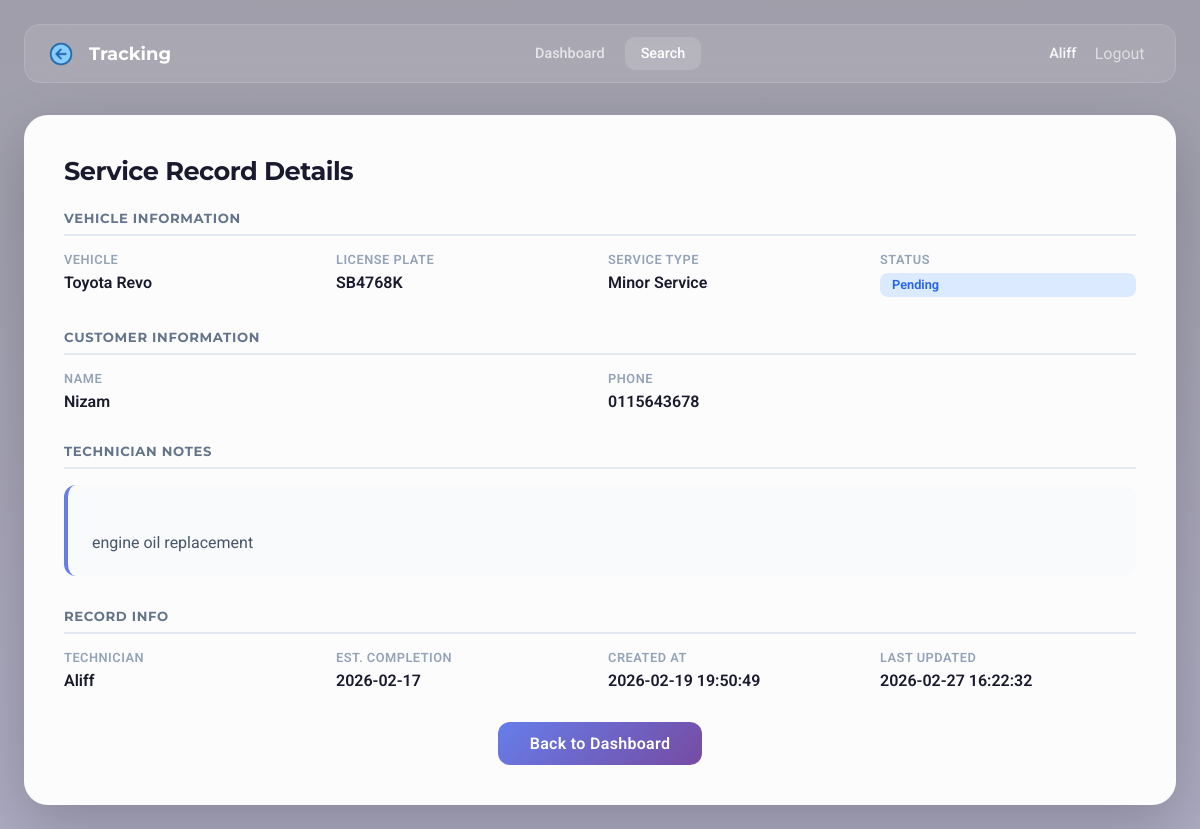
Screenshot of /record/11 (signed in) with the database file from the repository.
### tables this page shows
CREATE TABLE technicians (
            id INTEGER PRIMARY KEY AUTOINCREMENT,
            username TEXT NOT NULL UNIQUE,
            password TEXT NOT NULL
        );

CREATE TABLE service_records (
            id INTEGER PRIMARY KEY AUTOINCREMENT,
            vehicle_name TEXT NOT NULL,
            license_plate TEXT NOT NULL,
            service_type TEXT NOT NULL,
            status TEXT DEFAULT 'in_progress',
            customer_name TEXT,
            customer_phone TEXT,
            notes TEXT,
            estimated_completion TEXT,
            technician_id INTEGER,
            created_at TIMESTAMP DEFAULT CURRENT_TIMESTAMP,
            updated_at TIMESTAMP DEFAULT CURRENT_TIMESTAMP
        , image_filename TEXT);

### app.py (the view)
@app.route('/record/<int:record_id>')
def view_record(record_id):
    if 'user_id' not in session:
        return redirect(url_for('login'))
    db = get_db()
    record = db.execute('''SELECT service_records.*, technicians.username as technician_name
                          FROM service_records
                          LEFT JOIN technicians ON service_records.technician_id = technicians.id
                          WHERE service_records.id = ?''', (record_id,)).fetchone()
    db.close()
    if record is None:
        flash('Record not found.', 'error')
        return redirect(url_for('dashboard'))
    return render_template('search.html', record=record)

### app.py (called while the page is built)
def get_db():
    db = sqlite3.connect('vehicle_tracking.db')
    db.row_factory = sqlite3.Row  # this lets us access columns by name (like row['username'])
    return db

### templates/search.html (shortened to what this page needs)
<!DOCTYPE html>
<html lang="en">
<head>
    <link rel="stylesheet" href="{{ url_for('static', filename='style.css') }}">
</head>
<body>
    <div class="container">
        {% if session.get('user_id') %}
        <nav class="navbar fade-in">
            <div style="display: flex; align-items: center; gap: 0.5rem;">
                <a href="{{ url_for('dashboard') }}" class="back-arrow" title="Back to Dashboard"><img src="{{ url_for('static', filename='back_button.png') }}" alt="Back" style="width: 24px; height: 24px; object-fit: contain;"></a>
                <div class="nav-brand"> <span>Tracking</span></div>
            </div>
            <div class="nav-links">
                <a href="{{ url_for('dashboard') }}" class="nav-link">Dashboard</a>
                <a href="{{ url_for('search') }}" class="nav-link active">Search</a>
            </div>
            <div class="nav-user">
                <span class="user-name">{{ session['username'] }}</span>
                <a href="{{ url_for('logout') }}" class="btn-logout">Logout</a>
            </div>
        </nav>
        {% endif %}
        {% if record %}
        <div class="card fade-in" style="margin-top: 2rem;">
            <h2 class="card-header">Service Record Details</h2>
            <div class="detail-section">
                <div class="detail-header">Vehicle Information</div>
                <div class="detail-grid">
                    <div class="detail-item">
                        <span class="detail-label">Vehicle</span>
                        <span class="detail-value">{{ record['vehicle_name'] }}</span>
                    </div>
                    <div class="detail-item">
                        <span class="detail-label">License Plate</span>
                        <span class="detail-value">{{ record['license_plate'] }}</span>
                    </div>
                    <div class="detail-item">
                        <span class="detail-label">Service Type</span>
                        <span class="detail-value">{{ record['service_type'] }}</span>
                    </div>
                    <div class="detail-item">
                        <span class="detail-label">Status</span>
                        {% if record['status'] == 'in_progress' %}
                            <span class="status-badge status-in_progress">In Progress</span>
                        {% elif record['status'] == 'completed' %}
                            <span class="status-badge status-completed">Completed</span>
                        {% else %}
                            <span class="status-badge status-pending">Pending</span>
                        {% endif %}
                    </div>
                </div>
            </div>
            {% if record['customer_name'] %}
            <div class="detail-section">
                <div class="detail-header">Customer Information</div>
                <div class="detail-grid">
                    <div class="detail-item">
                        <span class="detail-label">Name</span>
                        <span class="detail-value">{{ record['customer_name'] }}</span>
                    </div>
                    {% if record['customer_phone'] %}
                    <div class="detail-item">
                        <span class="detail-label">Phone</span>
                        <span class="detail-value">{{ record['customer_phone'] }}</span>
                    </div>
                    {% endif %}
                </div>
            </div>
            {% endif %}
            {% if record['notes'] %}
            <div class="detail-section">
                <div class="detail-header">Technician Notes</div>
                <div class="notes-box" style="white-space: pre-line;">
                    {{ record['notes'] }}
                </div>
            </div>
            {% endif %}
            <div class="detail-section">
                <div class="detail-header">Record Info</div>
                <div class="detail-grid">
                    {% if record['technician_name'] is defined and record['technician_name'] %}
                    <div class="detail-item">
                        <span class="detail-label">Technician</span>
                        <span class="detail-value">{{ record['technician_name'] }}</span>
                    </div>
                    {% endif %}
                    {% if record['estimated_completion'] %}
                    <div class="detail-item">
                        <span class="detail-label">Est. Completion</span>
                        <span class="detail-value">{{ record['estimated_completion'] }}</span>
                    </div>
                    {% endif %}
                    <div class="detail-item">
                        <span class="detail-label">Created at</span>
                        <span class="detail-value">{{ record['created_at'] }}</span>
                    </div>
                    <div class="detail-item">
                        <span class="detail-label">Last Updated</span>
                        <span class="detail-value">{{ record['updated_at'] }}</span>
                    </div>
                </div>
            </div>
            <div style="margin-top: 2rem; text-align: center;">
                {% if session.get('user_id') %}
                    <a href="{{ url_for('dashboard') }}" class="btn btn-primary" style="display: inline-block; width: auto; padding: 0.75rem 2rem; text-decoration: none;">Back to Dashboard</a>
                {% else %}
                    <a href="{{ url_for('login') }}" class="btn btn-primary" style="display: inline-block; width: auto; padding: 0.75rem 2rem; text-decoration: none;">Back to Login</a>
                {% endif %}
            </div>
        </div>
        {% endif %}
    </div>
</body>
</html>

### static/style.css (style rules this page uses)
* { margin: 0; padding: 0; box-sizing: border-box; }
body { font-family: 'Roboto', -apple-system, BlinkMacSystemFont, 'Segoe UI', system-ui, sans-serif; background: linear-gradient(135deg, #0f0c29 0%, #302b63 50%, #24243e 100%); min-height: 100vh; padding: 1.5rem; color: #1a1a2e; }
.back-arrow { display: inline-flex; align-items: center; justify-content: center; text-decoration: none; transition: all 0.2s ease; margin-right: 0.5rem; flex-shrink: 0; }
.fade-in { animation: fadeIn 0.5s ease-out; }
.container { max-width: 1400px; margin: 0 auto; position: relative; z-index: 1; }
.card { background: rgba(255, 255, 255, 0.97); backdrop-filter: blur(24px); border-radius: 24px; padding: 2.5rem; box-shadow: 0 20px 60px rgba(0, 0, 0, 0.2), 0 0 0 1px rgba(255, 255, 255, 0.05) inset; transition: transform 0.3s ease, box-shadow 0.3s ease; }
.card-header { font-family: 'Montserrat', 'Roboto', sans-serif; font-size: 1.6rem; font-weight: 700; color: #1a1a2e; margin-bottom: 1.5rem; letter-spacing: -0.02em; display: flex; align-items: center; gap: 0.75rem; }
.navbar { display: flex; align-items: center; justify-content: space-between; background: rgba(255, 255, 255, 0.1); backdrop-filter: blur(20px); border-radius: 16px; padding: 0.75rem 1.5rem; border: 1px solid rgba(255, 255, 255, 0.12); }
.nav-brand { font-family: 'Montserrat', 'Roboto', sans-serif; display: flex; align-items: center; gap: 0.5rem; font-weight: 700; font-size: 1.125rem; color: white; }
.nav-links { display: flex; gap: 0.25rem; }
.nav-link { color: rgba(255, 255, 255, 0.7); text-decoration: none; padding: 0.5rem 1rem; border-radius: 10px; font-weight: 500; font-size: 0.9rem; transition: all 0.2s ease; }
.nav-link.active { color: white; background: rgba(255, 255, 255, 0.15); }
.nav-user { display: flex; align-items: center; gap: 0.75rem; }
.user-name { color: rgba(255, 255, 255, 0.9); font-weight: 500; font-size: 0.9rem; }
.btn-logout { color: rgba(255, 255, 255, 0.6); padding: 0.4rem; border-radius: 8px; transition: all 0.2s; display: flex; align-items: center; text-decoration: none; }
.btn { width: 100%; padding: 0.875rem; border: none; border-radius: 12px; font-size: 1rem; font-weight: 600; cursor: pointer; transition: all 0.2s ease; letter-spacing: 0.02em; display: flex; align-items: center; justify-content: center; gap: 0.5rem; font-family: inherit; }
.btn-primary { background: linear-gradient(135deg, #667eea 0%, #764ba2 100%); color: white; }
.status-badge { display: inline-block; padding: 0.3rem 0.75rem; border-radius: 8px; font-size: 0.8rem; font-weight: 600; white-space: nowrap; }
.status-pending { background: #dbeafe; color: #2563eb; }
.detail-section { margin-bottom: 2rem; }
.detail-header { font-family: 'Montserrat', 'Roboto', sans-serif; font-size: 0.825rem; font-weight: 700; color: #64748b; text-transform: uppercase; letter-spacing: 0.05em; margin-bottom: 1rem; padding-bottom: 0.5rem; border-bottom: 2px solid #e2e8f0; }
.detail-grid { display: grid; grid-template-columns: repeat(auto-fit, minmax(220px, 1fr)); gap: 1rem; }
.detail-item { display: flex; flex-direction: column; gap: 0.35rem; }
.detail-label { font-size: 0.8rem; font-weight: 600; color: #94a3b8; text-transform: uppercase; letter-spacing: 0.04em; }
.detail-value { color: #1a1a2e; font-weight: 600; font-size: 1rem; }
.notes-box { background: #f8fafc; padding: 1.25rem 1.5rem; border-radius: 12px; border-left: 4px solid #667eea; margin-top: 0.5rem; line-height: 1.6; color: #475569; }

### rows the page displays
technicians: username "Aliff", technician_name "Aliff"
service_records: vehicle_name "Toyota Revo", license_plate "SB4768K", service_type "Minor Service", customer_name "Nizam", customer_phone "0115643678", notes "engine oil replacement", estimated_completion "2026-02-17", created_at "2026-02-19 19:50:49", updated_at "2026-02-27 16:22:32"
